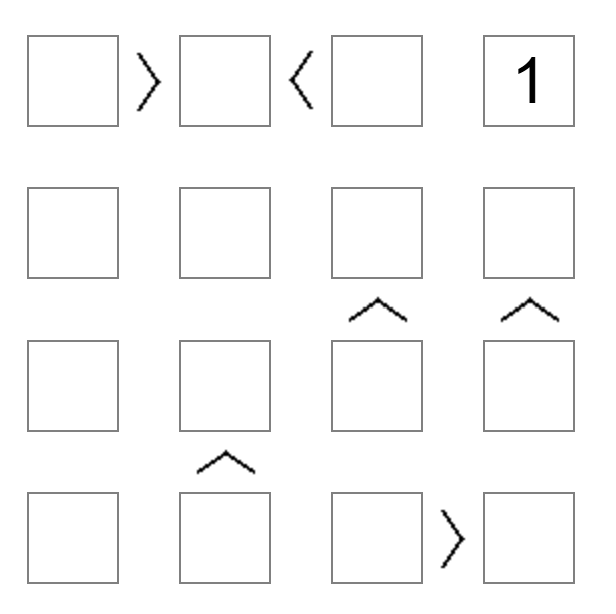
#> input picture data/test1.png, 616 x 614 px
$ python -i grid_detection.py   (imports and definitions only)
#> lines starting #> are read from the running program, lines starting #| are printed output that depends on the picture; after the words box and inside, x2 and y2 are one past the last pixel; in counts of white or black regions, pixels touching at a corner belong together
#> further down, picture is the input picture: shape (614, 616); min 0, max 255, mean 249.9
import cv2
import numpy as np


def binarize(gray: np.ndarray) -> np.ndarray:
    """
    Binariza: lineas del tablero -> blanco (255), fondo -> negro.
    """
    blur = cv2.GaussianBlur(gray, (3, 3), 0)
    _, thresh = cv2.threshold(blur, 0, 255,
                              cv2.THRESH_BINARY_INV + cv2.THRESH_OTSU)
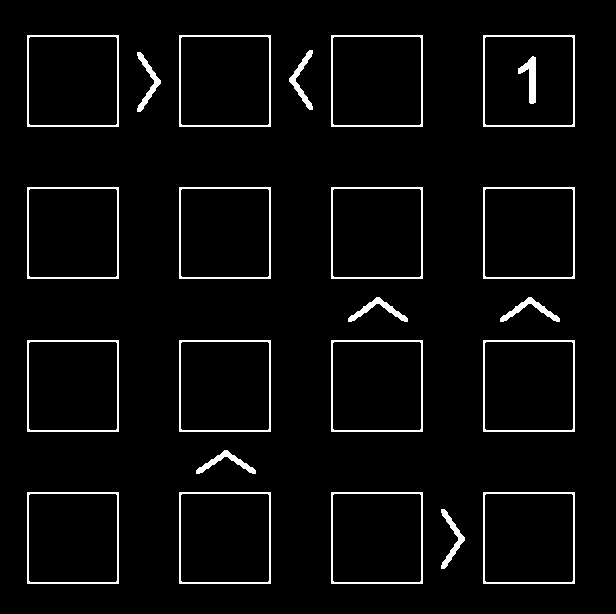
#> thresh: shape (614, 616); 3.8% white in thin lines or dots, all inside (x1, y1, x2, y2) = (27, 35, 575, 584)
    return thresh


def find_board_bbox(binary: np.ndarray):
    """
    Detecta el bounding box del tablero por proyeccion de perfil.
    """
    h, w = binary.shape
    row_sum = binary.sum(axis=1) / 255.0
#> row_sum = 614 values, max 368 at index 35, min 0 at index 0, mean 23.41
    col_sum = binary.sum(axis=0) / 255.0
#> col_sum = 616 values, max 368 at index 27, min 0 at index 0, mean 23.33

    thresh_row = 0.3 * w
    thresh_col = 0.3 * h

    rows_with_lines = np.where(row_sum > thresh_row)[0]
#> rows_with_lines = [35, 36, 125, 126, 187, 188, 277, 278, 340, 341, 430, 431, 492, 493, 582, 583]
    cols_with_lines = np.where(col_sum > thresh_col)[0]
#> cols_with_lines = [27, 28, 117, 118, 179, 180, 269, 270, 331, 332, 421, 422, 483, 484, 573, 574]

    if len(rows_with_lines) == 0 or len(cols_with_lines) == 0:
        return None

    y0 = int(rows_with_lines.min())
#> y0 = 35
    y1 = int(rows_with_lines.max())
#> y1 = 583
    x0 = int(cols_with_lines.min())
#> x0 = 27
    x1 = int(cols_with_lines.max())
#> x1 = 574

    if (x1 - x0) < 0.1 * w or (y1 - y0) < 0.1 * h:
        return None

    return x0, y0, x1, y1


def _smooth(profile: np.ndarray, ksize: int = 5) -> np.ndarray:
    """Suaviza un vector 1D."""
    kernel = np.ones(ksize, dtype=np.float32) / ksize
    return np.convolve(profile, kernel, mode="same")


def _find_peaks(profile: np.ndarray,
                min_ratio: float = 0.3,
                min_distance: int = 15) -> list:
    """
    Encuentra los picos en un perfil 1D.
    """
    profile = _smooth(profile, ksize=5)
    max_val = profile.max()
    if max_val == 0:
        return []

    threshold = max_val * min_ratio
    above = profile > threshold

    positions = []
    i = 0
    n = len(profile)
    while i < n:
        if above[i]:
            j = i
            while j < n and above[j]:
                j += 1
            segment = profile[i:j]
            weights = segment / segment.sum()
            center = (np.arange(i, j) * weights).sum()
            positions.append(float(center))
            i = j
        else:
            i += 1

    if len(positions) < 2:
        return positions

    # fusionar picos muy cercanos
    merged = [positions[0]]
    for p in positions[1:]:
        if p - merged[-1] < min_distance:
            merged[-1] = (merged[-1] + p) / 2
        else:
            merged.append(p)

    return merged


def detect_grid_on_board(board_gray: np.ndarray, debug: bool = False):
    """
    Detecta las lineas de la cuadricula SOBRE UN RECORTE del tablero.
    Cada celda esta delimitada por DOS pares de lineas.
    Devuelve 2*n coordenadas Y y 2*n coordenadas X.
    """
    binary = binarize(board_gray)

    if debug:
        cv2.imwrite("debug_binary_board.png", binary)

    k_horiz = cv2.getStructuringElement(cv2.MORPH_RECT, (25, 1))
    horiz_only = cv2.morphologyEx(binary, cv2.MORPH_OPEN, k_horiz)

    k_vert = cv2.getStructuringElement(cv2.MORPH_RECT, (1, 25))
    vert_only = cv2.morphologyEx(binary, cv2.MORPH_OPEN, k_vert)

    if debug:
        cv2.imwrite("debug_horiz_only.png", horiz_only)
        cv2.imwrite("debug_vert_only.png", vert_only)

    row_profile = horiz_only.sum(axis=1) / 255.0
    col_profile = vert_only.sum(axis=0) / 255.0

    rows_peaks = _find_peaks(row_profile, min_ratio=0.3, min_distance=15)
    cols_peaks = _find_peaks(col_profile, min_ratio=0.3, min_distance=15)

    if debug:
        print(f"[grid] rows_peaks ({len(rows_peaks)}): "
              f"{[round(y,1) for y in rows_peaks]}")
        print(f"[grid] cols_peaks ({len(cols_peaks)}): "
              f"{[round(x,1) for x in cols_peaks]}")

    return rows_peaks, cols_peaks


def detect_grid(gray: np.ndarray, debug: bool = False):
    """
    Pipeline completo: bbox + deteccion de lineas.
    """
    binary = binarize(gray)
    bbox = find_board_bbox(binary)
#> bbox = (27, 35, 574, 583)

    if bbox is None:
        if debug:
            print("[grid] no se encontro tablero, usando imagen completa")
        board_gray = gray
    else:
        x0, y0, x1, y1 = bbox
#> x0 = 27; y0 = 35; x1 = 574; y1 = 583
        if debug:
            print(f"[grid] bbox del tablero: ({x0}, {y0}) -> ({x1}, {y1})")
        pad = 2
        x0 = max(0, x0 - pad)
#> x0 = 25
        y0 = max(0, y0 - pad)
#> y0 = 33
        x1 = min(gray.shape[1], x1 + pad)
#> x1 = 576
        y1 = min(gray.shape[0], y1 + pad)
#> y1 = 585
        board_gray = gray[y0:y1, x0:x1]
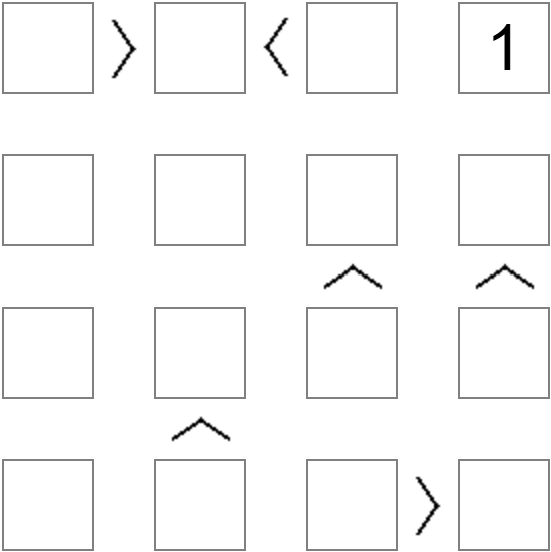
#> board_gray: shape (552, 551); min 0, max 255, mean 248.7

    if debug:
        rows_lines, cols_lines = detect_grid_on_board(board_gray, debug=True)
        return board_gray, rows_lines, cols_lines, None

    rows_lines, cols_lines = detect_grid_on_board(board_gray, debug=False)
#> in binarize (call 2), `_, thresh = cv2.threshold(blur, 0, 255, cv2.THRESH_BINARY_INV + cv2.TH..`:
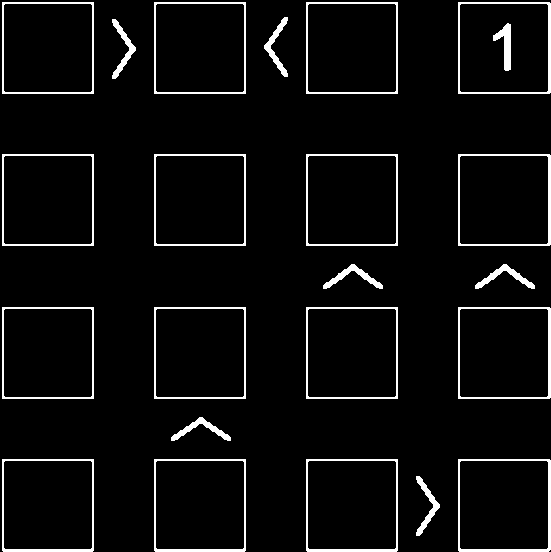
#> thresh: shape (552, 551); 5% white; 23 white regions, largest, box (x1, y1, x2, y2) and area: (458, 459, 551, 552) 904, (458, 2, 551, 94) 814, (458, 154, 551, 246) 814
#> in detect_grid_on_board, `horiz_only = cv2.morphologyEx(binary, cv2.MORPH_OPEN, k_horiz)`:
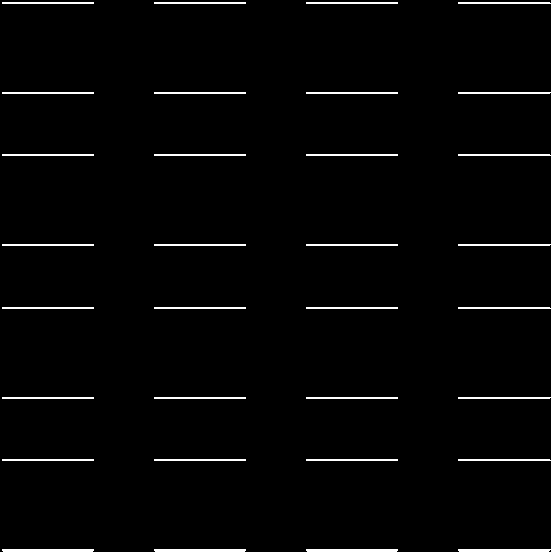
#> horiz_only: shape (552, 551); 2.1% white in thin lines or dots
#> in detect_grid_on_board, `vert_only = cv2.morphologyEx(binary, cv2.MORPH_OPEN, k_vert)`:
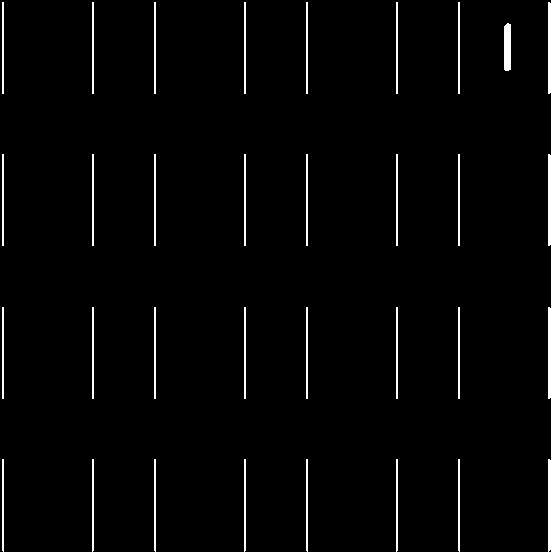
#> vert_only: shape (552, 551); 2.2% white in thin lines or dots
#> in detect_grid_on_board, `row_profile = horiz_only.sum(axis=1) / 255.0`: row_profile = 552 values, max 369 at index 3, min 0 at index 0, mean 11.33
#> in detect_grid_on_board, `col_profile = vert_only.sum(axis=0) / 255.0`: col_profile = 551 values, max 369 at index 3, min 0 at index 0, mean 11.94
#> in _find_peaks, `profile = _smooth(profile, ksize=5)`: profile = 552 values, max 219.4 at index 549, min 0 at index 6, mean 10.94
#> in _find_peaks, `max_val = profile.max()`: max_val = 219.4
#> in _find_peaks, `threshold = max_val * min_ratio`: threshold = 65.82
#> in _find_peaks, `n = len(profile)`: n = 552
#> the loop in _find_peaks, `while i < n:` made 513 passes
#> (segment, weights, center, i) on passes 1, 86: ([73.6, 147.4, 147.4, 147.4, 147.4, 73.8], [0.0999, 0.2, 0.2, 0.2, 0.2, 0.1], 2.5, 6), ([73.8, 147.4, 147.4, 147.4, 147.4, 73.6], [0.1, 0.2, 0.2, 0.2, 0.2, 0.0999], 92.5, 96)
#> after the loop in _find_peaks, `while i < n:`: center = 549.4; i = 552; positions = [2.5, 92.5, 154.5, 244.5, 307.5, 397.5, 459.5, 549.4]; segment = [73.8, 147.4, 219.4, 219.4, 219.4]; weights = [0.0839, 0.168, 0.249, 0.249, 0.249]
#> in _find_peaks, `merged = [positions[0]]`: merged = [2.5]
#> the loop in _find_peaks, `for p in positions[1:]:` made 7 passes
#> p on passes 1 to 7: 92.5, 154.5, 244.5, 307.5, 397.5, 459.5, 549.4
#> after the loop in _find_peaks, `for p in positions[1:]:`: merged has the same summary as positions
#> in detect_grid_on_board, `rows_peaks = _find_peaks(row_profile, min_ratio=0.3, min_distance=15)`: rows_peaks has the same summary as positions in _find_peaks
#> the loop in _find_peaks (call 2), `while i < n:` made 512 passes
#> the loop in _find_peaks (call 2), `for p in positions[1:]:` made 7 passes
#> p on passes 1 to 7: 92.5, 154.5, 244.5, 306.5, 396.5, 458.5, 548.4
#> in detect_grid_on_board, `cols_peaks = _find_peaks(col_profile, min_ratio=0.3, min_distance=15)`: cols_peaks = [2.5, 92.5, 154.5, 244.5, 306.5, 396.5, 458.5, 548.4]
#> rows_lines has the same summary as positions in _find_peaks; cols_lines has the same summary as cols_peaks in detect_grid_on_board
    return board_gray, rows_lines, cols_lines


# [9 lines left out: function infer_n, not called in this run]

>>> import cv2
>>> picture = cv2.imread('../../../data/test1.png', cv2.IMREAD_GRAYSCALE)
>>> result = detect_grid(picture)

$ run again, on data/test2.png
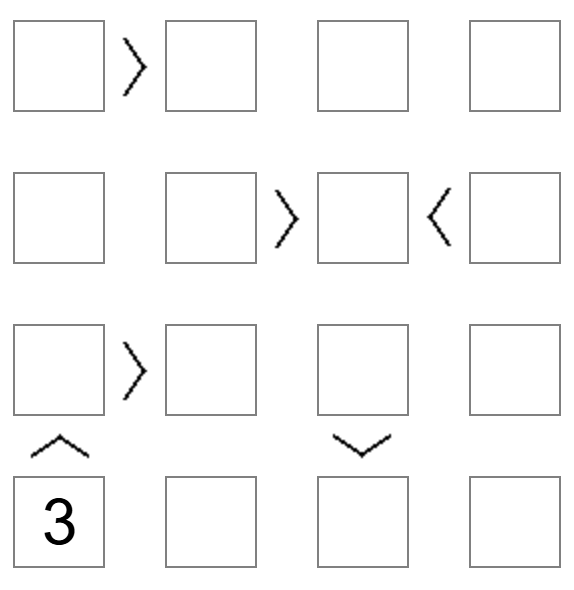
#> input picture data/test2.png, 574 x 590 px
#> picture is the input picture: shape (590, 574); min 0, max 255, mean 249.2
#> in binarize, `_, thresh = cv2.threshold(blur, 0, 255, cv2.THRESH_BINARY_INV + cv2.TH..`:
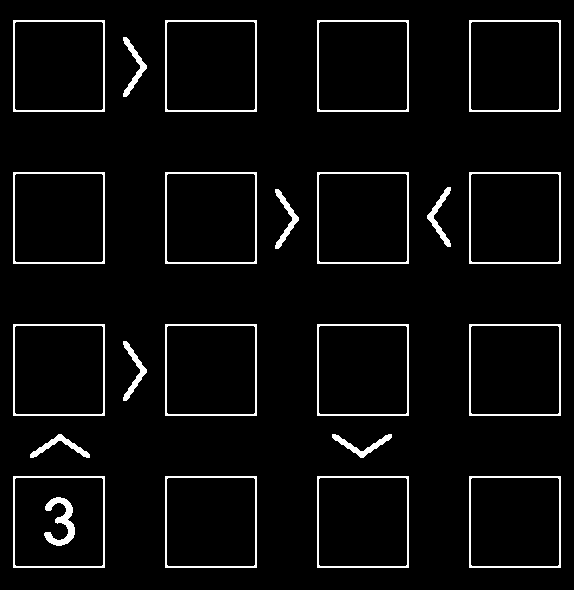
#> thresh: shape (590, 574); 4.3% white in thin lines or dots, all inside (x1, y1, x2, y2) = (13, 20, 561, 568)
#> row_sum = 590 values, max 368 at index 20, min 0 at index 0, mean 24.74
#> col_sum = 574 values, max 368 at index 13, min 0 at index 0, mean 25.43
#> rows_with_lines = [20, 21, 110, 111, 172, 173, 262, 263, 324, 325, 414, 415, 476, 477, 566, 567]
#> cols_with_lines = [13, 14, 103, 104, 165, 166, 255, 256, 317, 318, 407, 408, 469, 470, 559, 560]
#> in find_board_bbox, `y0 = int(rows_with_lines.min())`: y0 = 20
#> in find_board_bbox, `y1 = int(rows_with_lines.max())`: y1 = 567
#> in find_board_bbox, `x0 = int(cols_with_lines.min())`: x0 = 13
#> in find_board_bbox, `x1 = int(cols_with_lines.max())`: x1 = 560
#> bbox = (13, 20, 560, 567)
#> in detect_grid, `x0, y0, x1, y1 = bbox`: x0 = 13; y0 = 20; x1 = 560; y1 = 567
#> in detect_grid, `x0 = max(0, x0 - pad)`: x0 = 11
#> in detect_grid, `y0 = max(0, y0 - pad)`: y0 = 18
#> in detect_grid, `x1 = min(gray.shape[1], x1 + pad)`: x1 = 562
#> in detect_grid, `y1 = min(gray.shape[0], y1 + pad)`: y1 = 569
#> blur: shape (551, 551)
#> thresh: shape (551, 551); 5% white; 23 white regions, largest, box (x1, y1, x2, y2) and area: (458, 458, 551, 551) 904, (458, 2, 551, 94) 814, (458, 154, 551, 246) 814
#> in detect_grid_on_board, `horiz_only = cv2.morphologyEx(binary, cv2.MORPH_OPEN, k_horiz)`:
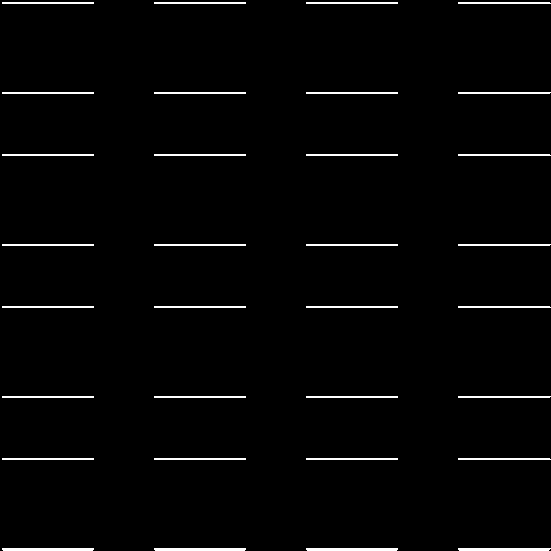
#> horiz_only: shape (551, 551); 2.1% white in thin lines or dots
#> vert_only: shape (551, 551); 2.1% white in thin lines or dots
#> row_profile = 551 values, max 369 at index 3, min 0 at index 0, mean 11.35
#> col_profile = 551 values, max 369 at index 3, min 0 at index 0, mean 11.46
#> profile = 551 values, max 219.4 at index 548, min 0 at index 6, mean 10.96
#> max_val = 219.4
#> threshold = 65.82
#> n = 551
#> the loop in _find_peaks, `while i < n:` made 512 passes
#> (segment, weights, center, i) on passes 1, 86: ([73.6, 147.4, 147.4, 147.4, 147.4, 73.8], [0.0999, 0.2, 0.2, 0.2, 0.2, 0.1], 2.5, 6), ([73.8, 147.4, 147.4, 147.4, 147.4, 73.6], [0.1, 0.2, 0.2, 0.2, 0.2, 0.0999], 92.5, 96)
#> after the loop in _find_peaks, `while i < n:`: center = 548.4; i = 551; positions = [2.5, 92.5, 154.5, 244.5, 306.5, 396.5, 458.5, 548.4]; segment = [73.8, 147.4, 219.4, 219.4, 219.4]; weights = [0.0839, 0.168, 0.249, 0.249, 0.249]
#> in _find_peaks, `merged = [positions[0]]`: merged = [2.5]
#> the loop in _find_peaks, `for p in positions[1:]:` made 7 passes
#> p on passes 1 to 7: 92.5, 154.5, 244.5, 306.5, 396.5, 458.5, 548.4
#> after the loop in _find_peaks, `for p in positions[1:]:`: merged has the same summary as positions
#> rows_peaks has the same summary as positions in _find_peaks
#> the loop in _find_peaks (call 2), `while i < n:` made 512 passes
#> the loop in _find_peaks (call 2), `for p in positions[1:]:` made 7 passes
#> cols_peaks has the same summary as positions in _find_peaks
#> rows_lines has the same summary as positions in _find_peaks; cols_lines has the same summary as positions in _find_peaks

$ run again, on data/test3.png
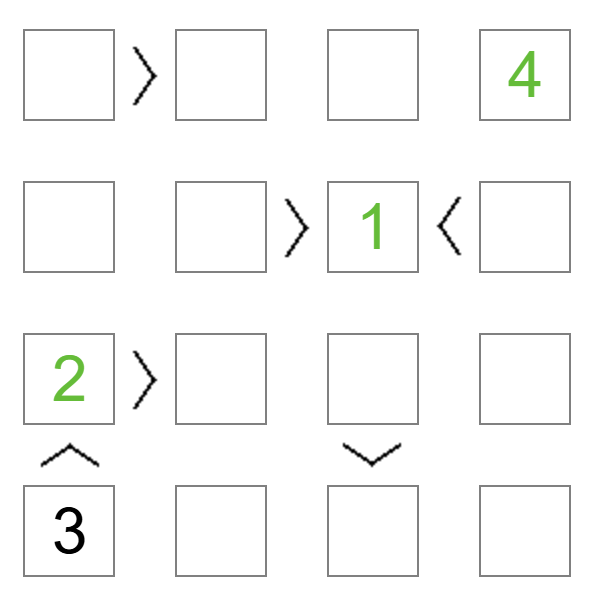
#> input picture data/test3.png, 598 x 600 px
#> in binarize, `_, thresh = cv2.threshold(blur, 0, 255, cv2.THRESH_BINARY_INV + cv2.TH..`:
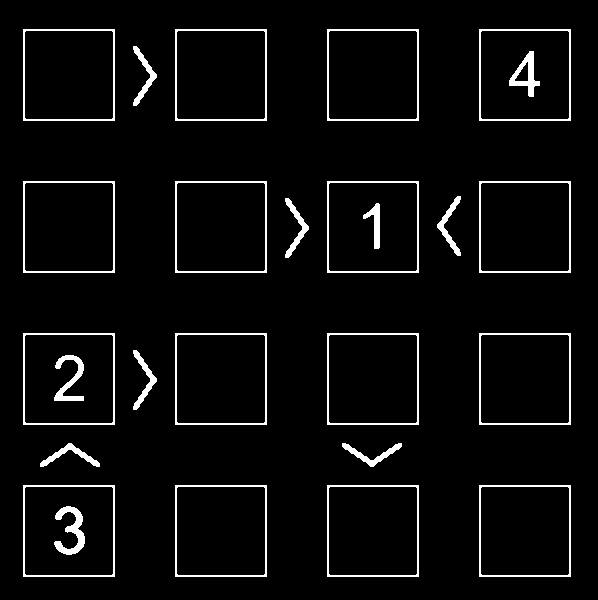
#> thresh: shape (600, 598); 4.5% white; 26 white regions, largest, box (x1, y1, x2, y2) and area: (23, 29, 115, 121) 724, (175, 29, 267, 121) 724, (327, 29, 419, 121) 724
#> row_sum = 600 values, max 368 at index 29, min 0 at index 0, mean 26.67
#> col_sum = 598 values, max 368 at index 23, min 0 at index 0, mean 26.76
#> rows_with_lines = [29, 30, 119, 120, 181, 182, 271, 272, 333, 334, 423, 424, 485, 486, 575, 576]
#> cols_with_lines = [23, 24, 113, 114, 175, 176, 265, 266, 327, 328, 417, 418, 479, 480, 569, 570]
#> in find_board_bbox, `y0 = int(rows_with_lines.min())`: y0 = 29
#> in find_board_bbox, `y1 = int(rows_with_lines.max())`: y1 = 576
#> in find_board_bbox, `x0 = int(cols_with_lines.min())`: x0 = 23
#> in find_board_bbox, `x1 = int(cols_with_lines.max())`: x1 = 570
#> bbox = (23, 29, 570, 576)
#> in detect_grid, `x0, y0, x1, y1 = bbox`: x0 = 23; y0 = 29; x1 = 570; y1 = 576
#> in detect_grid, `x0 = max(0, x0 - pad)`: x0 = 21
#> in detect_grid, `y0 = max(0, y0 - pad)`: y0 = 27
#> in detect_grid, `x1 = min(gray.shape[1], x1 + pad)`: x1 = 572
#> in detect_grid, `y1 = min(gray.shape[0], y1 + pad)`: y1 = 578
#> blur: shape (551, 551)
#> thresh: shape (551, 551); 5.5% white; 26 white regions, largest, box (x1, y1, x2, y2) and area: (458, 458, 551, 551) 904, (458, 2, 551, 94) 814, (458, 154, 551, 246) 814
#> in detect_grid_on_board, `horiz_only = cv2.morphologyEx(binary, cv2.MORPH_OPEN, k_horiz)`:
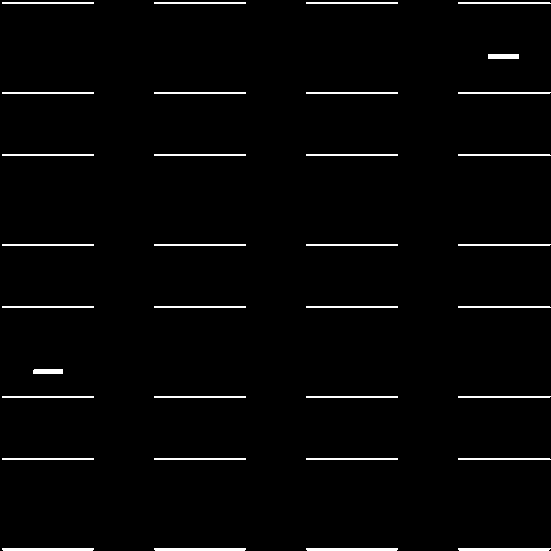
#> horiz_only: shape (551, 551); 2.2% white in thin lines or dots
#> vert_only: shape (551, 551); 2.3% white; 35 white regions, largest, box (x1, y1, x2, y2) and area: (548, 458, 551, 551) 275, (548, 2, 551, 94) 274, (507, 24, 513, 70) 274
#> row_profile = 551 values, max 369 at index 3, min 0 at index 0, mean 11.91
#> col_profile = 551 values, max 369 at index 3, min 0 at index 0, mean 12.45
#> profile = 551 values, max 219.4 at index 548, min 0 at index 6, mean 11.51
#> max_val = 219.4
#> threshold = 65.82
#> n = 551
#> the loop in _find_peaks, `while i < n:` made 512 passes
#> (segment, weights, center, i) on passes 1, 86: ([73.6, 147.4, 147.4, 147.4, 147.4, 73.8], [0.0999, 0.2, 0.2, 0.2, 0.2, 0.1], 2.5, 6), ([73.8, 147.4, 147.4, 147.4, 147.4, 73.6], [0.1, 0.2, 0.2, 0.2, 0.2, 0.0999], 92.5, 96)
#> after the loop in _find_peaks, `while i < n:`: center = 548.4; i = 551; positions = [2.5, 92.5, 154.5, 244.5, 306.5, 396.5, 458.5, 548.4]; segment = [73.8, 147.4, 219.4, 219.4, 219.4]; weights = [0.0839, 0.168, 0.249, 0.249, 0.249]
#> in _find_peaks, `merged = [positions[0]]`: merged = [2.5]
#> the loop in _find_peaks, `for p in positions[1:]:` made 7 passes
#> p on passes 1 to 7: 92.5, 154.5, 244.5, 306.5, 396.5, 458.5, 548.4
#> after the loop in _find_peaks, `for p in positions[1:]:`: merged has the same summary as positions
#> rows_peaks has the same summary as positions in _find_peaks
#> the loop in _find_peaks (call 2), `while i < n:` made 512 passes
#> the loop in _find_peaks (call 2), `for p in positions[1:]:` made 7 passes
#> cols_peaks has the same summary as positions in _find_peaks
#> rows_lines has the same summary as positions in _find_peaks; cols_lines has the same summary as positions in _find_peaks
